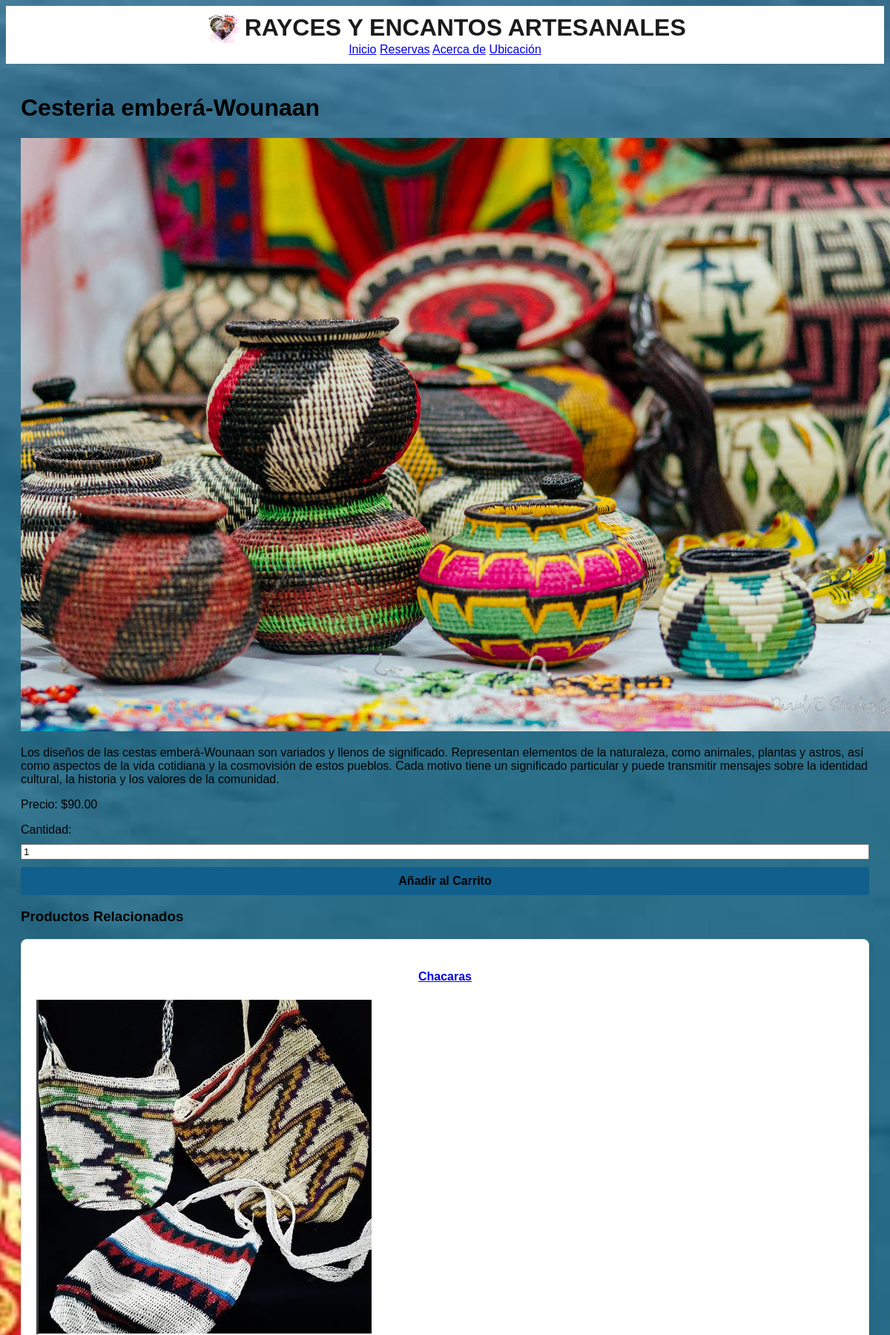
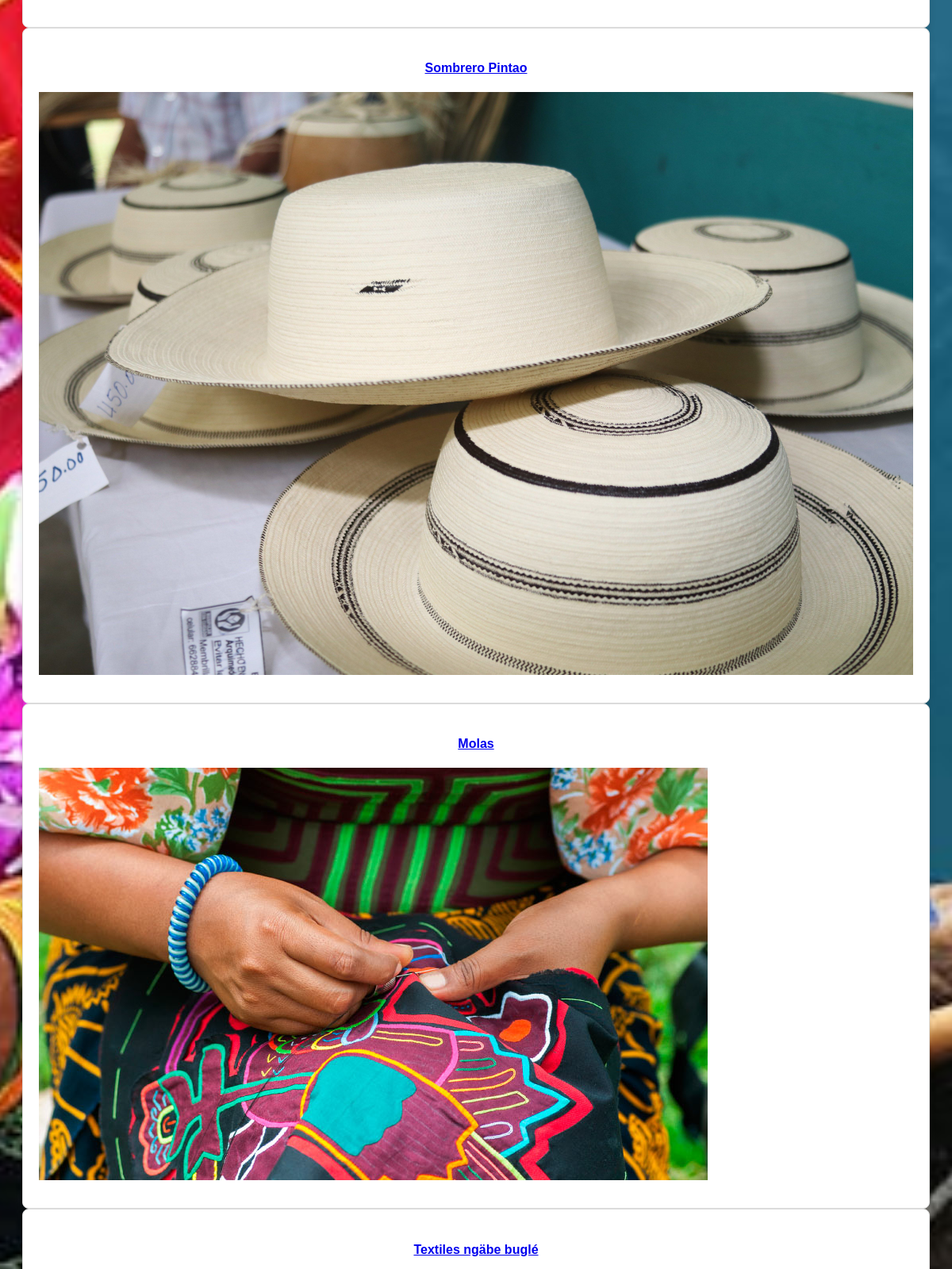
Screenshot of /products/product/3/ (upper part) with the database file from the repository (2 pictures, top to bottom).
### products/models.py (models this page shows, shortened)
class Product(models.Model):
    name = models.CharField(max_length=100)
    description = models.TextField(default="Descripción del producto")
    price = models.DecimalField(max_digits=10, decimal_places=2)
    image = models.ImageField(upload_to='products/')
    category = models.CharField(max_length=100, default="General")

### products/views.py (the view)
# urls.py: path('product/<int:product_id>/', views.product_detail, name='product_detail'),
def product_detail(request, product_id):
    product = get_object_or_404(Product, id=product_id)
    related_products = Product.objects.exclude(id=product_id).order_by('?')[:4] #sugerencias aleatorias
    context = {
        'product': product,
        'related_products': related_products,
    }
    return render(request, 'products/product_detail.html', context)

### products/templates/products/product_detail.html (shortened to what this page needs)
{% extends 'base.html' %}
{% block content %}
<div class="product-detail">
    <h1>{{ product.name }}</h1>
    {% load static %}
    <img src="{{ product.image.url }}" alt="{{ product.name }}">
    <p>{{ product.description }}</p>
    <p>Precio: ${{ product.price }}</p>
    <form method="POST" action="{% url 'add_to_cart' product.id %}">
        <label for="quantity">Cantidad:</label>
        <input type="number" name="quantity" id="quantity" min="1" value="1">
        <button type="submit">Añadir al Carrito</button>
    </form>
    <h3>Productos Relacionados</h3>
    <div class="related-products">
        {% for related_product in related_products %}
        <div class="product-item">
            <a href="{% url 'product_detail' related_product.id %}">
                <h4>{{ related_product.name }}</h4>
                <img src="{{ related_product.image.url }}" alt="{{ related_product.name }}">
            </a>
        </div>
        {% endfor %}
    </div>
</div>
{% endblock %}

### static/css/styles.css (style rules this page uses)
body.inicio { background-image: url("/static/images/pexels.jpg") !important; background-size: cover; background-position: center; background-repeat: no-repeat; min-height: 100vh; height: 100%; }
body { font-family: Arial, sans-serif; }
.product-item { border: 1px solid #ddd; border-radius: 8px; overflow: hidden; text-align: center; background-color: #ffffff; box-shadow: 0 4px 8px rgba(0, 0, 0, 0.1); transition: transform 0.3s, box-shadow 0.3s; padding: 20px; }
.product-item img { max-width: 100%; height: auto; display: block; margin-bottom: 15px; }
form { display: flex; flex-direction: column; gap: 10px; }
button { background-color: #115f8c; color: #000000; border: none; padding: 10px; border-radius: 4px; cursor: pointer; font-size: 16px; font-weight: bold; }

### rows the page displays
Product: name "Cesteria emberá-Wounaan", image (picture), description "Los diseños de las cestas emberá-Wounaan son variados y llenos de significado. Representan elementos de la naturaleza, como animales, plantas y astros, así como aspectos de la vida cotidiana y la cosmovisión de estos pueblos. Cada motivo tiene un significado particular y puede transmitir mensajes sobre la identidad cultural, la historia y los valores de la comunidad.", price "90.00"
Product: name "Chacaras", image (picture)
Product: name "Sombrero Pintao", image (picture)
Product: name "Molas", image (picture)
Product: name "Textiles ngäbe buglé"
